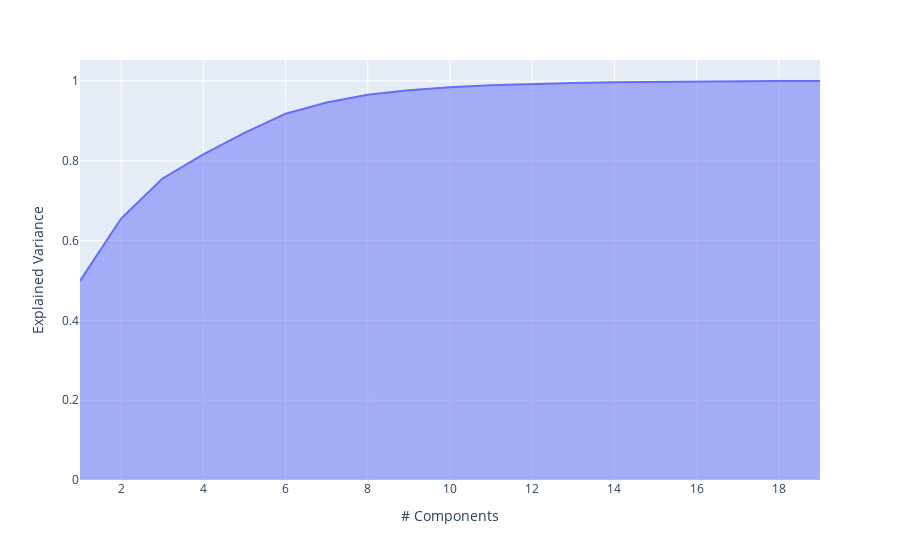

Here is the notebook cell this chart was saved with:
### Markdown cell above
#### 2.2. PCA: explained variance plot
* Apply the PCA to the train part of the data. Build the explaided variance plot.

### Code cell
from sklearn.decomposition import PCA

import plotly.express as px

pca = PCA()
pca.fit(X_train_std)
exp_var_cumul = np.cumsum(pca.explained_variance_ratio_)

px.area(
    x=range(1, exp_var_cumul.shape[0] + 1),
    y=exp_var_cumul,
    labels={"x": "# Components", "y": "Explained Variance"}
)

### Figure 1 — Plotly figure (JSON) as saved in the notebook; plotly's stock layout.template omitted (floating-point values rounded to 4 significant figures)
{"data": [{"hovertemplate": "# Components=%{x}<br>Explained Variance=%{y}<extra></extra>", "legendgroup": "", "line": {"color": "#636efa"}, "marker": {"symbol": "circle"}, "mode": "lines", "name": "", "orientation": "v", "showlegend": false, "stackgroup": "1", "type": "scatter", "x": [1, 2, 3, 4, 5, 6, 7, 8, 9, 10, 11, 12, 13, 14, 15, 16, 17, 18, 19], "xaxis": "x", "y": [0.4989, 0.6552, 0.7551, 0.8163, 0.87, 0.9178, 0.9463, 0.9656, 0.977, 0.9844, 0.9895, 0.9929, 0.9951, 0.997, 0.9981, 0.9989, 0.9996, 1.0, 1.0], "yaxis": "y"}], "layout": {"legend": {"tracegroupgap": 0}, "margin": {"t": 60}, "xaxis": {"anchor": "y", "domain": [0, 1], "title": {"text": "# Components"}}, "yaxis": {"anchor": "x", "domain": [0, 1], "title": {"text": "Explained Variance"}}}}
